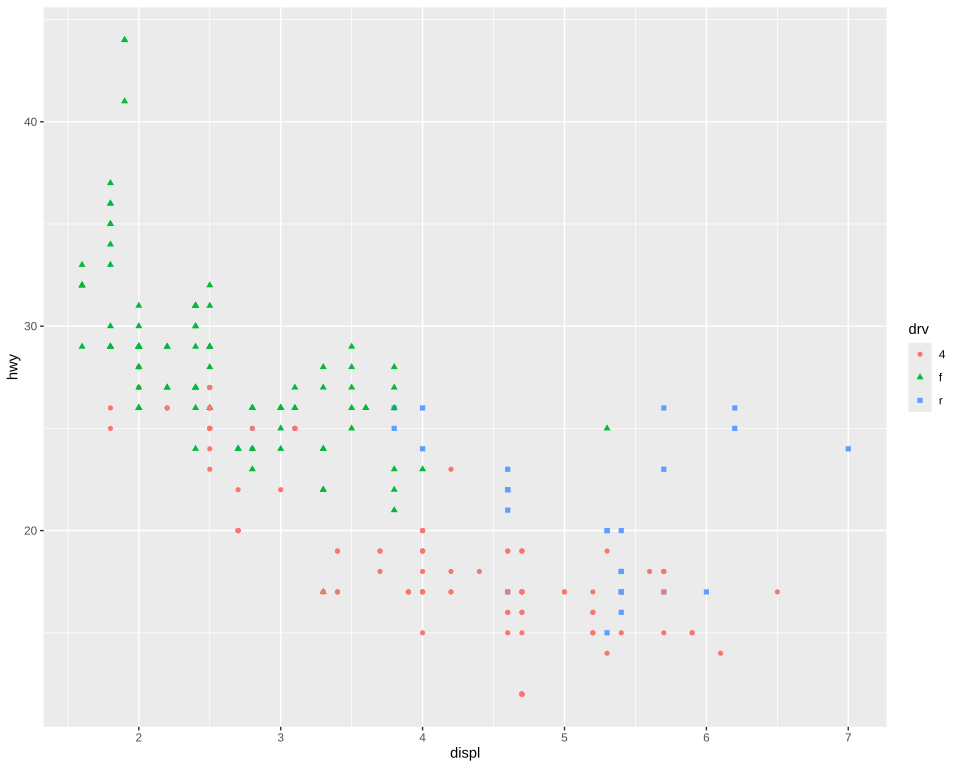

This figure's R source:
# The plot test/golden/shape_colour.svg draws, drawn by ggplot2 itself, as ggplot2's own visual tests
# draw their snapshots: the independent check on that golden whenever it changes. The suite
# never runs this; it needs R, ggplot2 and vdiffr, saved as the Docker image
# giggly-r:ggplot2-4.0.3. From the repository's root:
#
#   docker run --rm -v "$PWD/test/golden":/golden:ro giggly-r:ggplot2-4.0.3 \
#     Rscript /golden/shape_colour.R > shape_colour.ggplot2.svg
#
# and compare the two drawings element by element, as test/golden/point.R describes.
#
# Drive trains mapped to shape and to colour: one legend, each key its shape in its colour.
# First checked with ggplot2 4.0.3 and vdiffr 1.0.9: every element matches, the x axis drawn before
# the y as test/golden/point.R describes, and every clip path.

library(ggplot2)

plot <- ggplot(mpg, aes(displ, hwy, shape = drv, colour = drv)) + geom_point() + theme_gray()

file <- tempfile(fileext = ".svg")
suppressWarnings(vdiffr::write_svg(plot, file))
cat(readLines(file), sep = "\n")
